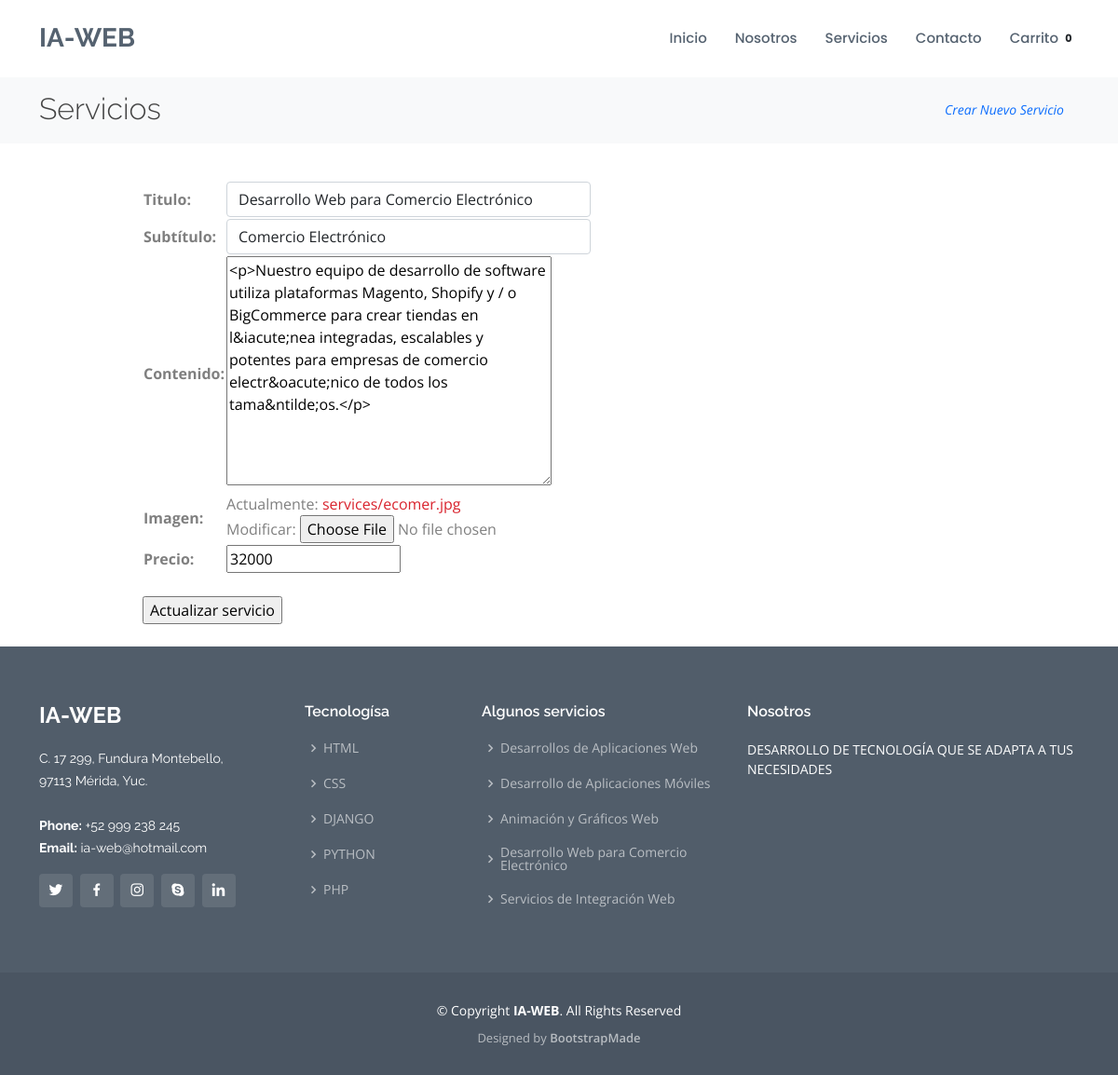
The page /services/update/6 (signed in) on the database its author committed.
### services/models.py (models this page shows, shortened)
class Service(models.Model):
    title = models.CharField(max_length=200, verbose_name='Titulo')
    subtitle = models.CharField(max_length=200, verbose_name='Subtítulo')
    content = RichTextUploadingField(verbose_name='Contenido')
    image = models.ImageField(upload_to='services', verbose_name="Imagen")
    pricing = models.IntegerField(verbose_name="Precio")
    created = models.DateTimeField(auto_now_add=True, verbose_name='Fecha de creación')
    updated = models.DateTimeField(auto_now=True, verbose_name='Fecha de modificación')
    class Meta:
        verbose_name = 'Servicio'
        verbose_name_plural = 'Servicios'
        ordering = ['-updated']

### services/views.py (the view)
# urls.py: path('update/<int:service_id>',views.update, name='update'),
@staff_member_required
def update(request, service_id):
    service = Service.objects.get(id=service_id)
    if request.method == 'POST':
        form = ServiceForm(request.POST,request.FILES, instance=service)
        if form.is_valid():
            form.save()
            return HttpResponseRedirect('/')
    else:
        form = ServiceForm(instance=service)
    return render(request, 'services/service_update_form.html', {'form':form})

### services/forms.py (shortened to what this page needs)
class ServiceForm(ModelForm):
    class Meta:
        model = Service
        fields = ['title','subtitle', 'content', 'image', 'pricing']
        widgets = {
            'title':TextInput(attrs={'class':'form-control', 'placeholder':'Título'}),
            'subtitle':TextInput(attrs={'class':'form-control', 'placeholder':'Subtítulo'}),
        }

### services/templates/services/service_update_form.html
{% extends "core/base.html" %}
{% block content %}
{% load static %}
{% include 'services/menu_services.html' %}
{% include 'services/service_formulario.html' with btn_description='Actualizar servicio' %}
{% endblock %}

### services/templates/services/service_formulario.html (shortened to what this page needs)
<div class="containaer">
    <div class="row mt-3">
        <div class="col-md-9 mx-auto text-light py-4">
            <div>
                <form action="" method="post" enctype="multipart/form-data">
                    <table class="text-black-50">
                        {{form.as_table}}
                    </table>
                    <br>
                    <input type="submit" value="{{ btn_description }}">
                </form>
            </div>
        </div>
    </div>
</div>

### core/static/core/css/style.css (style rules this page uses)
body { font-family: "Open Sans", sans-serif; color: #444444; }
a { text-decoration: none; color: #d9232d; }

### rows shown on the page
Service: title "Desarrollo Web para Comercio Electrónico", subtitle "Comercio Electrónico", content "<p>Nuestro equipo de desarrollo de software utiliza plataformas Magento, Shopify y / o BigCommerce para crear tiendas en l&iacute;nea integradas, escalables y potentes para empresas de comercio electr&oacute;nico de todos los tama&ntilde;os.</p>", pricing "32000"
